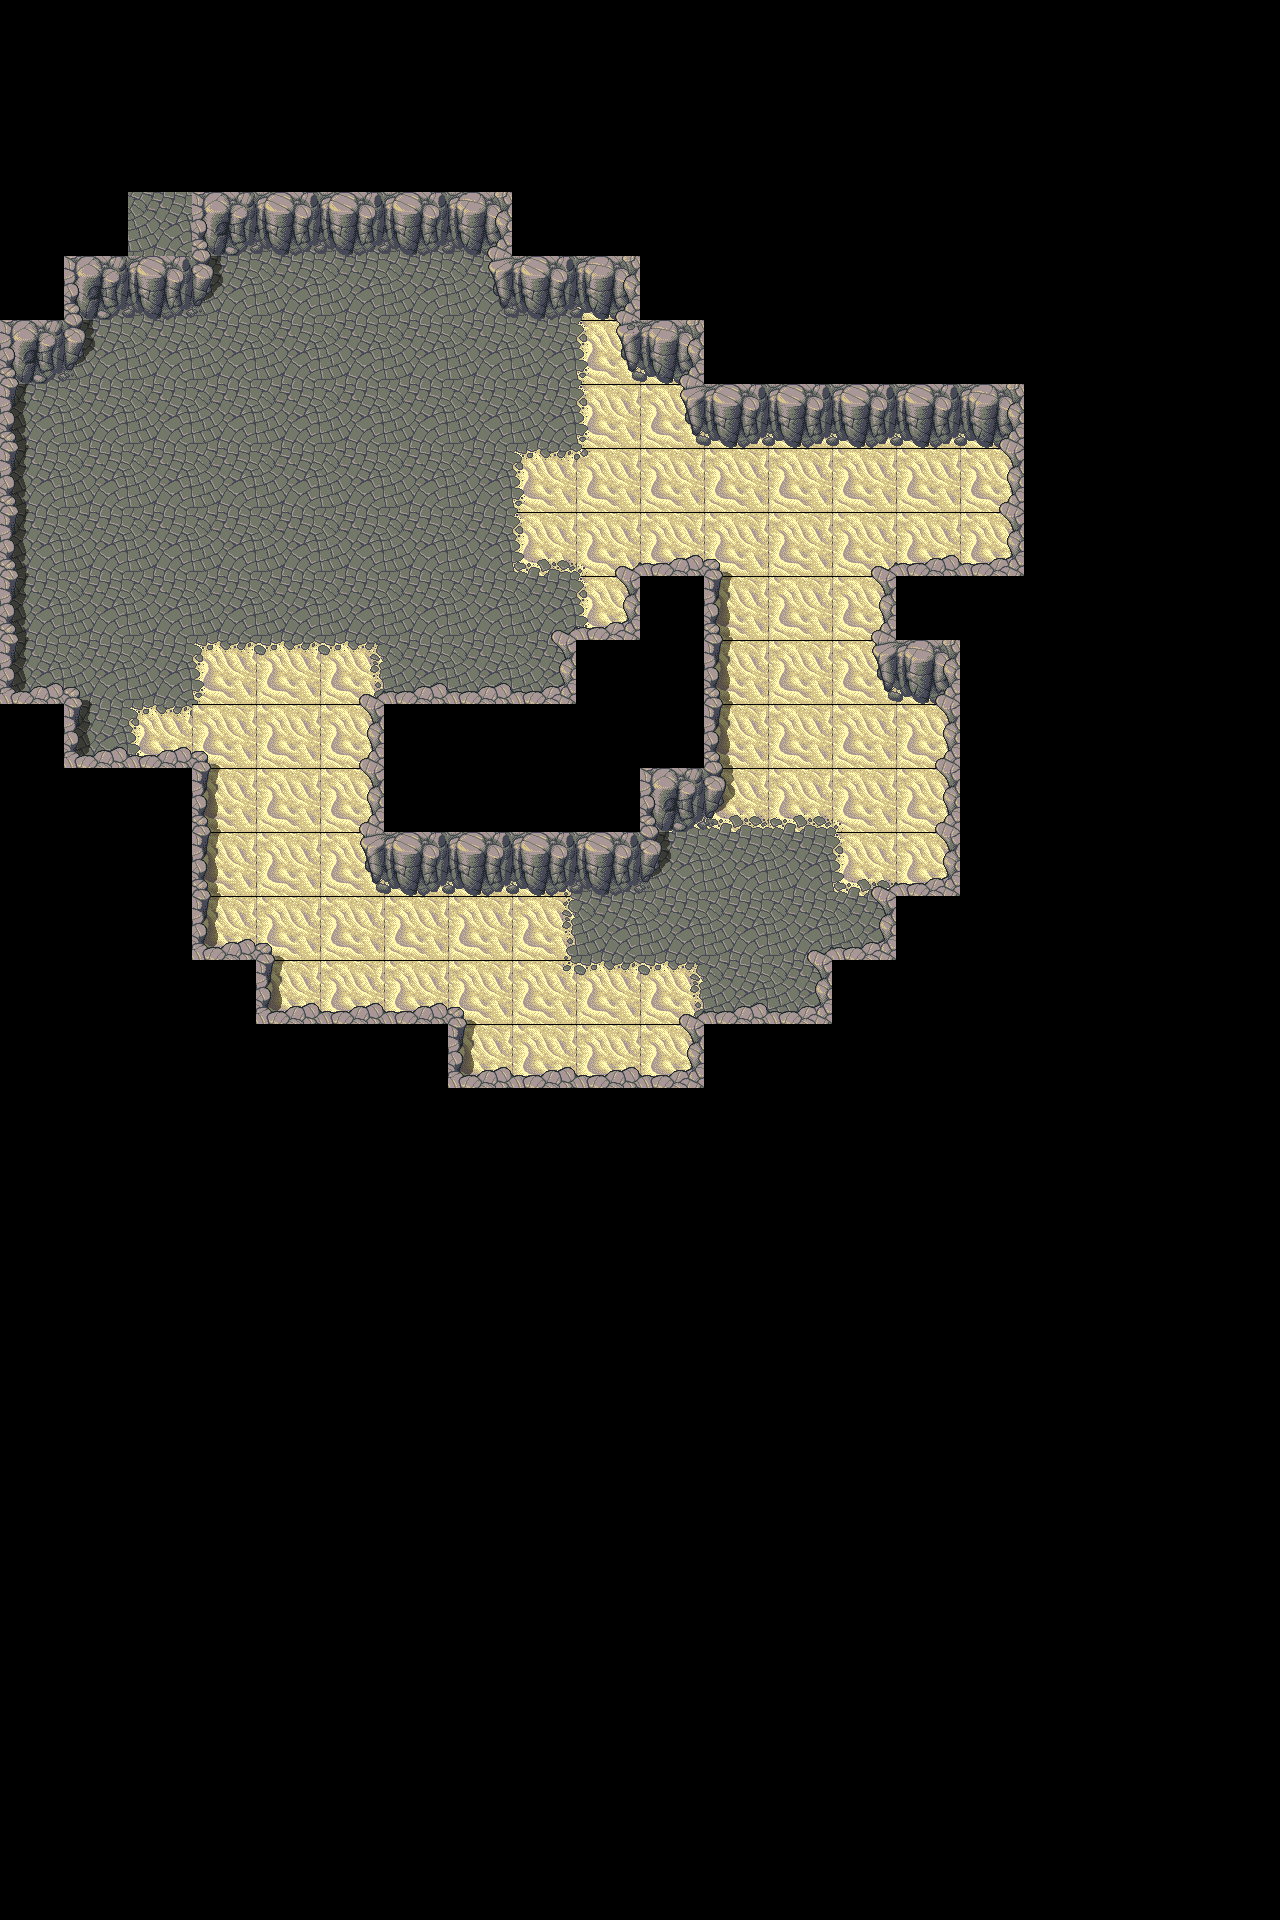

Rendered tile map (Tiled .tmx) drawn with the repository's tilesets; below, a short description and the map source with its tile grids summarised:
An orthogonal 20x30 tile map with 64x64 px tiles, 3 tile layers (пол, углы, стены), 2 tilesets and 3 objects (entryPoint, exitPoint, ru.game.aurora.world.dungeon.KillAllMons).

<map version="1.0" orientation="orthogonal" width="20" height="30" tilewidth="64" tileheight="64">
 <tileset firstgid="1" name="sand_and_rock" tilewidth="64" tileheight="64">
  <image source="sand_and_rock.png" width="256" height="1024" />
 </tileset>
 <tileset firstgid="65" name="editor_tileset" tilewidth="64" tileheight="64">
  <image source="editor_tileset.png" width="256" height="192" />
 </tileset>
 <layer name="пол" width="20" height="30">
  <data>[600 cells, 153 non-empty, 2 distinct tile ids]</data>
 </layer>
 <objectgroup name="Слой объектов 1" width="20" height="30">
  <object type="entryPoint" gid="65" x="896" y="513" width="64" height="64" />
  <object type="exitPoint" gid="66" x="896" y="512" width="64" height="64" />
  <object type="ru.game.aurora.world.dungeon.KillAllMonstersCondition" gid="67" x="822" y="816" />
 </objectgroup>
 <layer name="углы" width="20" height="30">
  <data>[600 cells, 40 non-empty, 11 distinct tile ids]</data>
 </layer>
 <layer name="стены" width="20" height="30">
  <properties>
   <property name="isObstacle" value="true" />
  </properties>
  <data>[600 cells, 80 non-empty, 13 distinct tile ids]</data>
 </layer>
</map>